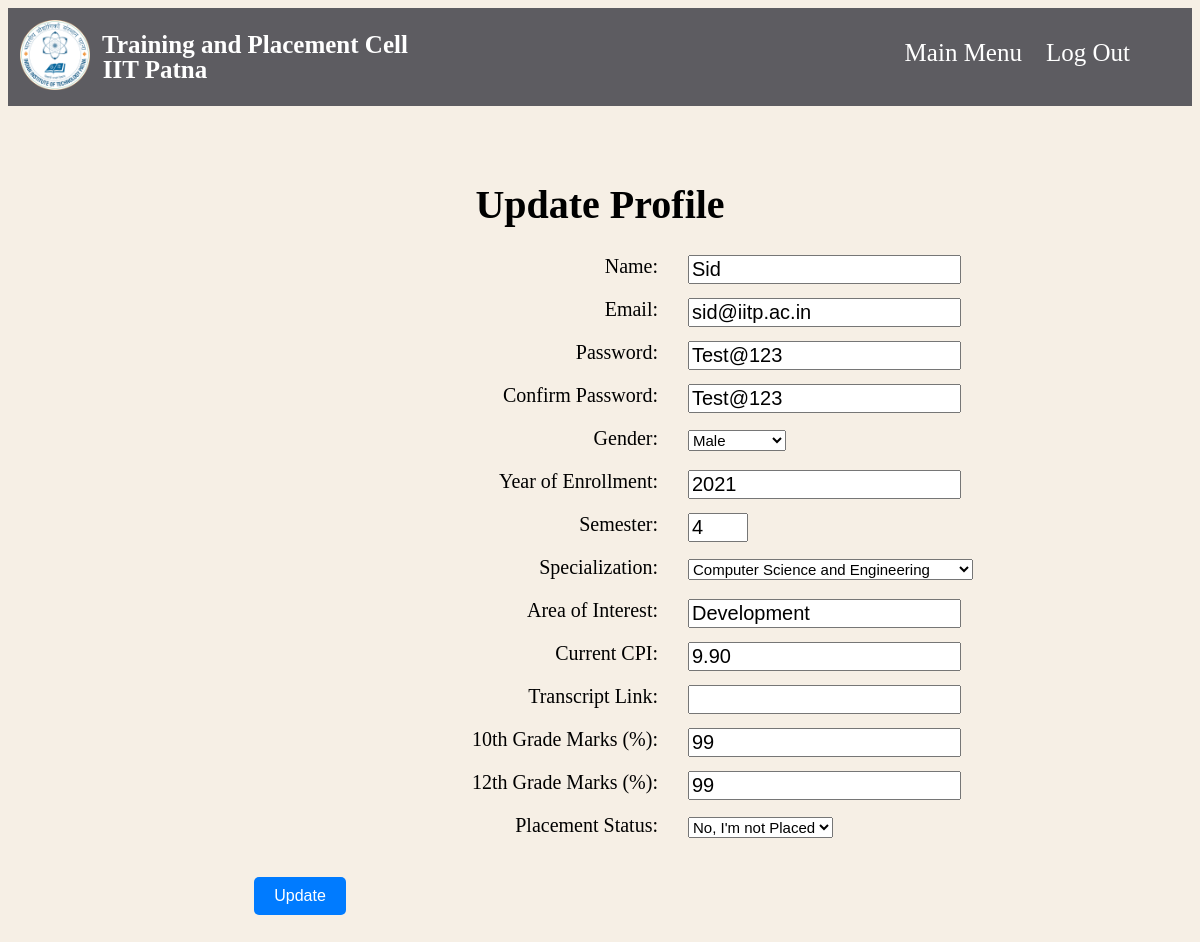
Screenshot of /update_student.php (signed in) with the database file from the repository.
### tables this page shows
CREATE TABLE `student` (
  `Email` varchar(100) DEFAULT NULL,
  `Password` varchar(100) DEFAULT NULL,
  `Name` varchar(100) DEFAULT NULL,
  `RollNo` varchar(8) DEFAULT NULL,
  `Gender` varchar(100) DEFAULT NULL,
  `YoE` int(11) DEFAULT NULL,
  `Semester` int(11) DEFAULT NULL,
  `Specialization` varchar(100) DEFAULT NULL,
  `AoI` varchar(100) DEFAULT NULL,
  `Placed` varchar(100) DEFAULT '0',
  `isVerified` int(11) NOT NULL DEFAULT 0,
  `Transcript` longtext DEFAULT NULL
);

CREATE TABLE `marks` (
  `RollNo` varchar(100) DEFAULT NULL,
  `Std10` int(11) DEFAULT NULL,
  `Std12` int(11) DEFAULT NULL,
  `CPI` decimal(4,2) DEFAULT NULL
);

### update_student.php (the view, shortened to what this page needs)
<?php
require 'config.php';
$RollNo = $_SESSION['sess_user'];
$result = mysqli_query($conn, "select * from student where RollNo = '$RollNo'");
$row = mysqli_fetch_array($result);
$result2 = mysqli_query($conn, "select * from marks where RollNo = '$RollNo'");
$row2 = mysqli_fetch_array($result2);
$Name = $row["Name"];
$Email = $row["Email"];
$Pass= $row["Password"];
$YoE = $row["YoE"];
$Semester = $row["Semester"];
$AoI = $row["AoI"];
$CPI = $row2["CPI"];
$Std10 = $row2["Std10"];
$Std12 = $row2["Std12"];
$Transcript = $row["Transcript"];
?>
<!DOCTYPE html>
<html>
<head>
    <link rel="stylesheet" href="styles.css">
</head>
<body>
<div class="header">
        <a  class="logo">
            <div class="header-left">
                <img src="IITP_Logo.png" alt="IIT Patna Logo" width="70px" height="70px">
            </div>
            <div class="header-text">
                Training and Placement Cell
            </div>
            <div class="header-text1">
                IIT Patna
            </div>
        </a>
        <div class="header-right">
            <a href="welcome_student.php">Main Menu</a>
            <a href="logout.php">Log Out</a>
        </div>
    </div>
    <center>
        <p class = "heading">
            <h1>Update Profile</h1>
    </p>
        <p class = "top">
	<form action="" method="post">
		<label for="Name">Name:</label>
		<input type="text" id="Name" name="Name" value = "<?php echo $Name ?>" required><br><br>
        <label for="Email">Email:</label>
		<input type="email" id="Email" name="Email" value = "<?php echo $Email ?>" required><br><br>
        <label for="Password1">Password:</label>
		<input type="text" id="Password1" name="pass1" value = "<?php echo $Pass ?>" required><br><br>
        <label for="Password2">Confirm Password:</label>
		<input type="text" id="Password2" name="pass2" value = "<?php echo $Pass ?>" required><br><br>
        <label for="Gender">Gender:</label>
                <select id="Gender" name="Gender">
                <option value="Male">Male</option>
        </select>
        <label for="YoE">Year of Enrollment:</label>
		<input type="number" id="YoE" name="YoE" min="2008" value = "<?php echo $YoE ?>" required><br><br>
        <label for="Semester">Semester:</label>
		<input type="number" id="Semester" name="Semester" min="1" max="8" value = "<?php echo $Semester ?>" required><br><br>
        <label for="Specialization">Specialization:</label>
                <select id="Specialization" name="Specialization">
                <option value="CSE">Computer Science and Engineering</option>
        </select>
        <label for="AoI">Area of Interest:</label>
		<input type="text" id="AoI" name="AoI" value = "<?php echo $AoI ?>" required><br><br>
        <label for="CPI">Current CPI:</label>
        <input type="number" step="any" id="CPI" name="CPI"  value = "<?php echo $CPI?>" required><br><br>
        <label for="Transcript">Transcript Link:</label>
        <input type="url" id="Transcript" name="Transcript" value = "<?php echo $Transcript?>"  required><br><br>
        <label for="Std10">10th Grade Marks (%):</label>
        <input type="number" step="any" id="Std10" name="Std10" min="0" max="100" value = "<?php echo $Std10?>"  required><br><br>
        <label for="Std12">12th Grade Marks (%):</label>
        <input type="number" step="any" id="Std12" name="Std12" min="0" max="100" value = "<?php echo $Std12?>"  required><br><br>
                <label for="placement-status">Placement Status:</label>
                <select id="placement-status" name="placement-status">
                <option value="no">No, I'm not Placed</option>
                </select><br><br>
                  <br><br>
                <button class="form-button" type="submit" value="Update Details" name = "Submit">Update</button>
                <br><br>
            </form>
        </center>
</body>
</html>

### styles.css (style rules this page uses)
body { background-color: rgb(246, 239, 229); }
.header { overflow: hidden; background-color: #5d5c61; margin-bottom: 10px; }
.header a { float: left; color: rgb(255, 255, 255); text-align: center; padding: 12px; text-decoration: none; font-size: 25px; line-height: 25px; border-radius: 4px; }
.header a.logo { font-size: 25px; font-weight: bold; }
.header-left { float: left; }
.header-right { padding-top: 20px; padding-right: 50px; float: right; }
.header-text { padding-top: 12px; width: 400px; }
.header-text1 { width: 200px; }
p.heading { margin-top: 75px; }
p.top { margin-top: 20px; margin-bottom: 20px; font-size: 20px; }
h1 { font-size: 40px; }
label { margin-left: 400px; margin-bottom: 20px; font-size: 20px; display: inline-block; float: left; clear: left; width: 250px; text-align: right; }
select { margin-left: 680px; margin-top: -40px ; font-size: 15px; display: inline-block; float: left; clear: left; text-align: left; }
input { margin-left: 30px; font-size: 20px; display: inline-block; float: left; }
a { font-size: 20px; }
form button { margin-right: 600px; }
.form-button { background-color: #007bff; border: none; color: #fff; padding: 10px 20px; font-size: 16px; border-radius: 5px; cursor: pointer; margin-top: 20px; }

### rows the page displays
student: Name "Sid", Email "sid@iitp.ac.in", pass1 "Test@123", pass2 "Test@123", YoE "2021", Semester "4", AoI "Development"
marks: CPI "9.90", Std10 "99", Std12 "99"
